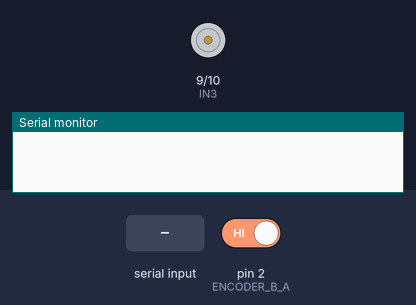
The sketch below on a simulated Arduino Uno, built with avr-gcc and run on an emulated ATmega328P. On the bench: motor-driver pin pairs drawn as motors (green arrow = first pin HIGH = forward, orange = second pin HIGH = backward, longer = more drive, scaled by the enable pin), the last lines printed to the serial monitor. The test bench sets the inputs (shaded band); at power-on: pin 2 (ENCODER_B_A) HIGH.

Above: at 1.2 s.
1.3 s: "f" received over Serial
At 2.0 s:
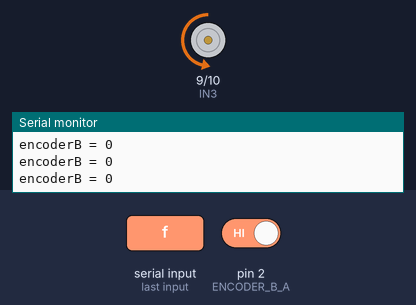
2.8 s: "b" received over Serial
At 3.1 s:
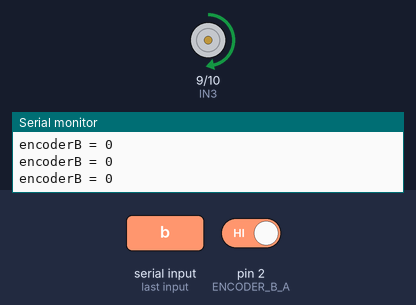
4.3 s: "s" received over Serial
At 5.4 s:
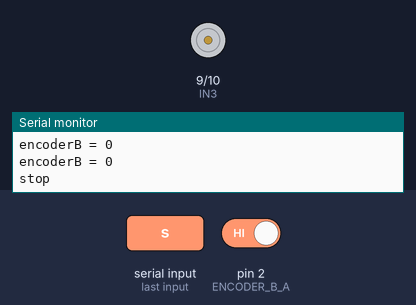
Timing chart, 0 to 7.3 s (numbered marks = the images above; inputs shaded):
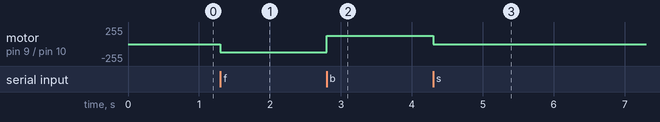

Measured:
- after the input at 1.3 s, motor on pin 9 (IN3) / pin 10 (IN4): stopped → backward 125/255 at once
- after the input at 2.8 s, motor on pin 9 (IN3) / pin 10 (IN4): backward 125/255 → forward 125/255 at once
- after the input at 4.3 s, motor on pin 9 (IN3) / pin 10 (IN4): forward 125/255 → stopped at once

The sketch:

06.6_dc_3.ino
```cpp
// L298N motor driver
//
#define ENB 6
#define IN3 9
#define IN4 10

#define ENCODER_B_A 2
#define ENCODER_B_B A0

byte encoderBLast;
bool encoderBDir = true;
int encoderBCount = 0;

void ISR_encoderB() {
  byte encoderBA = digitalRead(ENCODER_B_A);
  if (encoderBLast == LOW && encoderBA == HIGH) {
    byte encoderBB = digitalRead(ENCODER_B_B);
    if (encoderBB == LOW) {
      encoderBDir = true;
    } else if (encoderBB == HIGH) {
      encoderBDir = false;
    }
  }
  encoderBLast = encoderBA;
  if (encoderBDir) {
    encoderBCount++;
  } else {
    encoderBCount--;
  }
}

void setup() {
  Serial.begin(115200);

  pinMode(ENB, OUTPUT);
  pinMode(IN3, OUTPUT);
  pinMode(IN4, OUTPUT);

  pinMode(ENCODER_B_A, INPUT);
  pinMode(ENCODER_B_B, INPUT);

  attachInterrupt(digitalPinToInterrupt(ENCODER_B_A), ISR_encoderB, CHANGE);
}

unsigned long lastTime = 0;
bool logging = false;

void loop() {

  if (Serial.available()) {
    char cmd = Serial.read();
    if (cmd == 'f') {
      Serial.println("forward");
      digitalWrite(IN3, LOW);
      digitalWrite(IN4, HIGH);
      analogWrite(ENB, 125);
      logging = true;
    } if (cmd == 'b') {
      Serial.println("backward");
      digitalWrite(IN3, HIGH);
      digitalWrite(IN4, LOW);
      analogWrite(ENB, 125);
      logging = true;
    } else if (cmd == 's') {
      Serial.println("stop");
      digitalWrite(IN3, LOW);
      digitalWrite(IN4, LOW);
      analogWrite(ENB, 0);
      logging = false;
    }
  }

  unsigned long currTime = millis();
  if (logging && (currTime - lastTime > 100)) {
    Serial.print("encoderB = ");
    Serial.print(encoderBCount);
    Serial.println();
    lastTime = currTime;
  }
}
```
